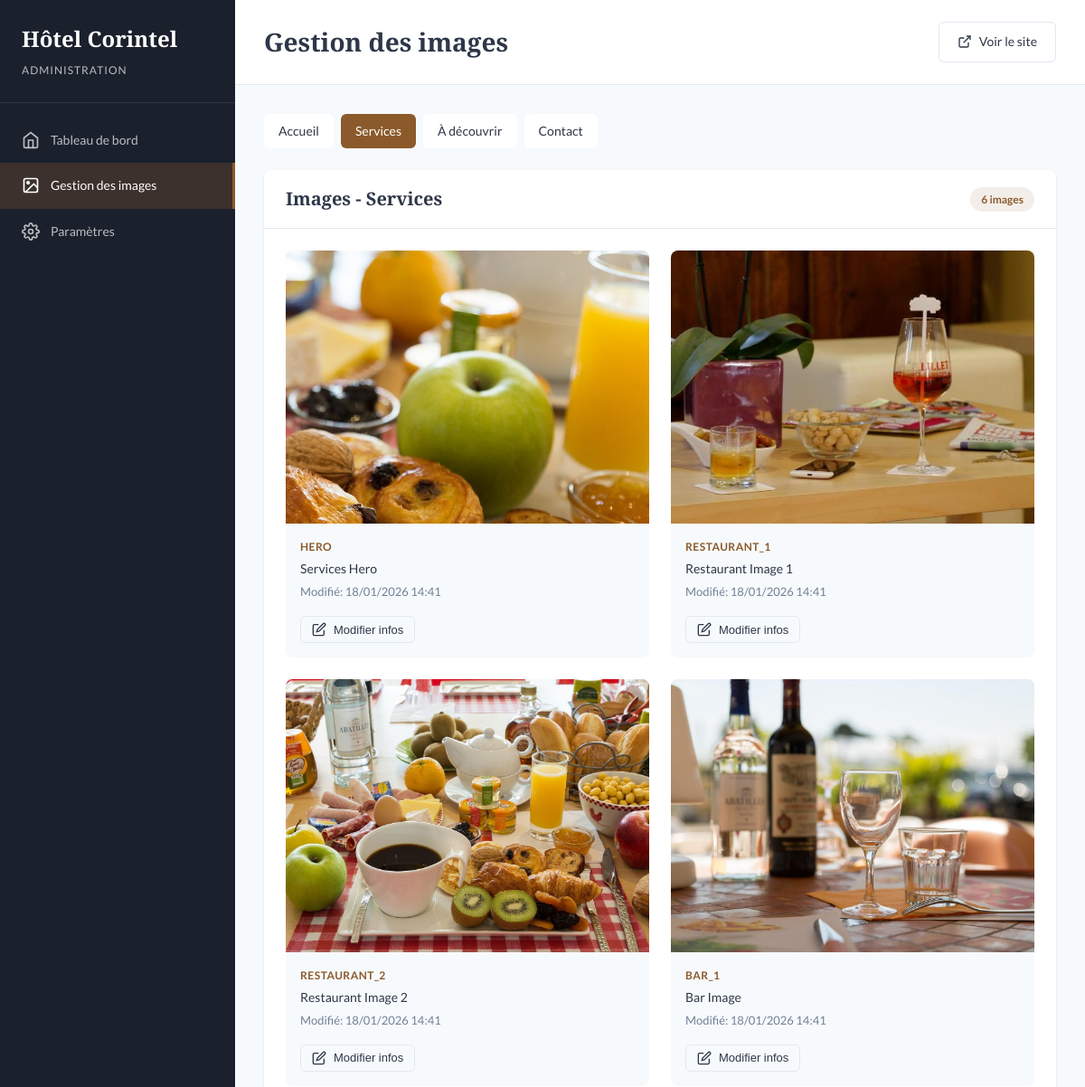
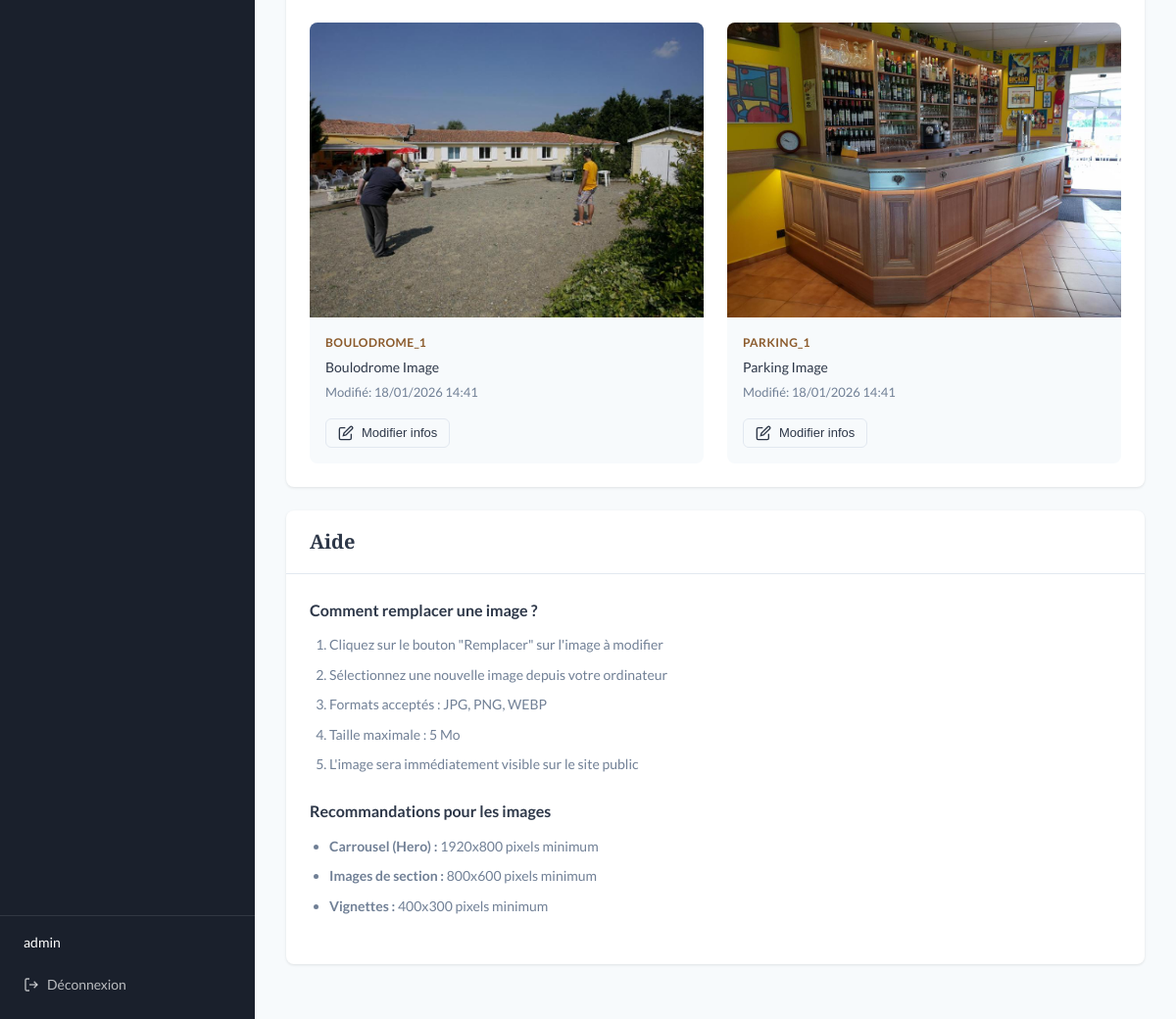
Screenshot of /admin/images.php?section=services (signed in) with the database file from the repository (2 pictures, top to bottom).
### tables this page shows
CREATE TABLE IF NOT EXISTS images (
    id INT AUTO_INCREMENT PRIMARY KEY,
    filename VARCHAR(255) NOT NULL,
    original_filename VARCHAR(255),
    section VARCHAR(50) NOT NULL,
    position INT NOT NULL DEFAULT 1,
    slot_name VARCHAR(100),
    title VARCHAR(255),
    alt_text VARCHAR(255),
    created_at DATETIME DEFAULT CURRENT_TIMESTAMP,
    updated_at DATETIME DEFAULT CURRENT_TIMESTAMP ON UPDATE CURRENT_TIMESTAMP,
    UNIQUE KEY unique_section_position (section, position),
    INDEX idx_section (section)
);

### includes/auth.php (called while the page is built, shortened)
<?php
function getCurrentAdmin(): ?array {
    $pdo = getDatabase();
    $stmt = $pdo->prepare('SELECT id, username, email, last_login FROM admins WHERE id = ?');
    $stmt->execute([$_SESSION['admin_id']]);
    return $stmt->fetch() ?: null;
}

### includes/functions.php (called while the page is built, shortened)
<?php
function getImagesBySection(string $section): array {
    $pdo = getDatabase();
    $stmt = $pdo->prepare('SELECT * FROM images WHERE section = ? ORDER BY position ASC');
    $stmt->execute([$section]);
    return $stmt->fetchAll();
}
function getAllSections(): array {
    return [
        'home' => 'Accueil',
        'services' => 'Services',
        'activities' => 'À découvrir',
        'contact' => 'Contact'
    ];
}
function h(string $string): string {
    return htmlspecialchars($string, ENT_QUOTES, 'UTF-8');
}
function formatDate(?string $date): string {
    return date('d/m/Y H:i', strtotime($date));
}

### admin/images.php (the view, shortened to what this page needs)
<?php
require_once __DIR__ . '/../includes/auth.php';
require_once __DIR__ . '/../includes/functions.php';
$admin = getCurrentAdmin();
$sections = getAllSections();
$currentSection = $_GET['section'] ?? 'home';
$images = getImagesBySection($currentSection);
?>
<!DOCTYPE html>
<html lang="fr">
<head>
    <link rel="stylesheet" href="admin-style.css">
</head>
<body>
    <div class="admin-layout">
        <aside class="admin-sidebar">
            <div class="sidebar-header">
                <h2>Hôtel Corintel</h2>
                <span>Administration</span>
            </div>
            <nav class="sidebar-nav">
                <a href="index.php" class="nav-item">
                    <svg viewBox="0 0 24 24" fill="none" stroke="currentColor" stroke-width="2">
                        <path d="M3 9l9-7 9 7v11a2 2 0 0 1-2 2H5a2 2 0 0 1-2-2z"/>
                        <polyline points="9 22 9 12 15 12 15 22"/>
                    </svg>
                    Tableau de bord
                </a>
                <a href="images.php" class="nav-item active">
                    <svg viewBox="0 0 24 24" fill="none" stroke="currentColor" stroke-width="2">
                        <rect x="3" y="3" width="18" height="18" rx="2" ry="2"/>
                        <circle cx="8.5" cy="8.5" r="1.5"/>
                        <polyline points="21 15 16 10 5 21"/>
                    </svg>
                    Gestion des images
                </a>
                <a href="settings.php" class="nav-item">
                    Paramètres
                </a>
            </nav>
            <div class="sidebar-footer">
                <div class="user-info">
                    <span class="user-name"><?= h($admin['username']) ?></span>
                </div>
                <a href="logout.php" class="logout-btn">
                    <svg viewBox="0 0 24 24" fill="none" stroke="currentColor" stroke-width="2">
                        <path d="M9 21H5a2 2 0 0 1-2-2V5a2 2 0 0 1 2-2h4"/>
                        <polyline points="16 17 21 12 16 7"/>
                        <line x1="21" y1="12" x2="9" y2="12"/>
                    </svg>
                    Déconnexion
                </a>
            </div>
        </aside>
        <main class="admin-main">
            <header class="admin-header">
                <h1>Gestion des images</h1>
                <a href="../index.html" target="_blank" class="btn btn-outline">
                    <svg viewBox="0 0 24 24" fill="none" stroke="currentColor" stroke-width="2">
                        <path d="M18 13v6a2 2 0 0 1-2 2H5a2 2 0 0 1-2-2V8a2 2 0 0 1 2-2h6"/>
                        <polyline points="15 3 21 3 21 9"/>
                        <line x1="10" y1="14" x2="21" y2="3"/>
                    </svg>
                    Voir le site
                </a>
            </header>
            <div class="admin-content">
                <div class="section-tabs">
                    <?php foreach ($sections as $key => $name): ?>
                        <a href="?section=<?= h($key) ?>"
                           class="section-tab <?= $key === $currentSection ? 'active' : '' ?>">
                            <?= h($name) ?>
                        </a>
                    <?php endforeach; ?>
                </div>
                <div class="card">
                    <div class="card-header">
                        <h2>Images - <?= h($sections[$currentSection]) ?></h2>
                        <span class="badge"><?= count($images) ?> images</span>
                    </div>
                    <div class="card-body">
                        <?php if (empty($images)): ?>
                            <p class="empty-state">Aucune image configurée pour cette section.</p>
                        <?php else: ?>
                            <div class="images-grid">
                                <?php foreach ($images as $image): ?>
                                    <div class="image-card" data-id="<?= $image['id'] ?>">
                                        <div class="image-preview">
                                        </div>
                                        <div class="image-info">
                                            <span class="image-slot"><?= h($image['slot_name'] ?? 'Position ' . $image['position']) ?></span>
                                            <span class="image-title"><?= h($image['title'] ?? 'Sans titre') ?></span>
                                            <span class="image-date">Modifié: <?= formatDate($image['updated_at']) ?></span>
                                        </div>
                                        <div class="image-actions">
                                            <button type="button" class="btn btn-sm btn-outline" onclick="openEditModal(<?= htmlspecialchars(json_encode($image)) ?>)">
                                                <svg viewBox="0 0 24 24" fill="none" stroke="currentColor" stroke-width="2">
                                                    <path d="M11 4H4a2 2 0 0 0-2 2v14a2 2 0 0 0 2 2h14a2 2 0 0 0 2-2v-7"/>
                                                    <path d="M18.5 2.5a2.121 2.121 0 0 1 3 3L12 15l-4 1 1-4 9.5-9.5z"/>
                                                </svg>
                                                Modifier infos
                                            </button>
                                        </div>
                                    </div>
                                <?php endforeach; ?>
                            </div>
                        <?php endif; ?>
                    </div>
                </div>
                <div class="card">
                    <div class="card-header">
                        <h2>Aide</h2>
                    </div>
                    <div class="card-body">
                        <div class="help-content">
                            <h4>Comment remplacer une image ?</h4>
                            <ol>
                                <li>Cliquez sur le bouton "Remplacer" sur l'image à modifier</li>
                                <li>Sélectionnez une nouvelle image depuis votre ordinateur</li>
                                <li>Formats acceptés : JPG, PNG, WEBP</li>
                                <li>Taille maximale : 5 Mo</li>
                                <li>L'image sera immédiatement visible sur le site public</li>
                            </ol>
                            <h4>Recommandations pour les images</h4>
                            <ul>
                                <li><strong>Carrousel (Hero) :</strong> 1920x800 pixels minimum</li>
                                <li><strong>Images de section :</strong> 800x600 pixels minimum</li>
                                <li><strong>Vignettes :</strong> 400x300 pixels minimum</li>
                            </ul>
                        </div>
                    </div>
                </div>
            </div>
        </main>
    </div>
</body>
</html>

### rows the page displays
images: slot_name "HERO", title "Services Hero", updated_at "18/01/2026 14:41"
images: slot_name "RESTAURANT_1", title "Restaurant Image 1", updated_at "18/01/2026 14:41"
images: slot_name "RESTAURANT_2", title "Restaurant Image 2", updated_at "18/01/2026 14:41"
images: slot_name "BAR_1", title "Bar Image", updated_at "18/01/2026 14:41"
images: slot_name "BOULODROME_1", title "Boulodrome Image", updated_at "18/01/2026 14:41"
images: slot_name "PARKING_1", title "Parking Image", updated_at "18/01/2026 14:41"

### other values shown
$admin['username'] "admin"
$name "Accueil"
$name "Services"
$name "À découvrir"
$name "Contact"
$sections[$currentSection] "Services"
count($images) "6"
